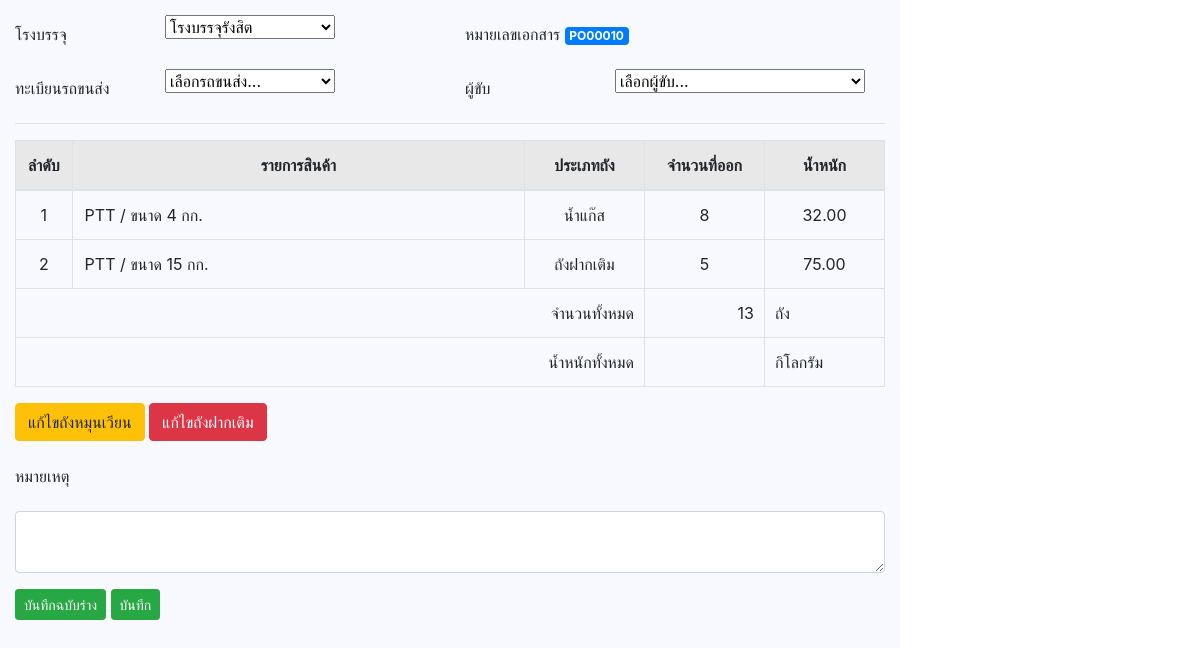
The app's page /draft/draftPO_old.php?id=PO00010 with its own data.
### tables this page shows
CREATE TABLE `tb_head_preorder`  (
  `head_po_id` int(11) NOT NULL AUTO_INCREMENT,
  `head_po_title` varchar(255) NULL DEFAULT NULL COMMENT 'หัวข้อ',
  `head_po_docnumber` varchar(255) NULL DEFAULT NULL COMMENT 'หมายเลขเอกสาร',
  `head_po_status` text NULL COMMENT 'สถานะ',
  `head_po_fillstation` varchar(255) NULL DEFAULT NULL COMMENT 'โรงบรรจุ',
  `head_po_comment` text NULL COMMENT 'หมายเหตุ',
  `head_po_round` int(1) NULL DEFAULT NULL COMMENT 'รอบ',
  `head_po_creator` varchar(255) NULL DEFAULT NULL COMMENT 'id ผู้สร้างเอกสาร',
  `head_po_stock_status` enum('Draft','Confirm','Cancel') NULL DEFAULT 'Draft' COMMENT 'สถานะการตัด stock\r\nDraft = ฉบับร่าง\r\nConfirm = ยืนยัน\r\nCancel = ยกเลิก',
  `head_po_docdate` timestamp(0) NULL DEFAULT NULL COMMENT 'วันที่บนเอกสาร',
  `head_po_carID` varchar(255) NULL DEFAULT NULL COMMENT 'id รถ',
  `head_po_driverID` varchar(255) NULL DEFAULT NULL COMMENT 'id คนชับรถ',
  `active_status` enum('Y','N') NULL DEFAULT 'Y' COMMENT 'สถานะการใช้งาน Y = ปกติ, N = ลบ',
  `created_at` timestamp(0) NULL DEFAULT current_timestamp(0) ON UPDATE CURRENT_TIMESTAMP(0),
  `updated_at` timestamp(0) NULL DEFAULT NULL,
  `deleted_at` timestamp(0) NULL DEFAULT NULL,
  PRIMARY KEY (`head_po_id`) USING BTREE
);

CREATE TABLE `tb_fillingplant`  (
  `FP_ID` varchar(255) NOT NULL,
  `FP_Name` varchar(255) NULL DEFAULT NULL COMMENT 'ชื่อโรงบรรจุ',
  `FP_StatusActive` enum('Y','N') NULL DEFAULT 'Y'
);

CREATE TABLE `tb_po_itemout`  (
  `po_itemOut_id` int(11) NOT NULL AUTO_INCREMENT,
  `po_itemOut_docNo` varchar(11) NULL DEFAULT NULL COMMENT 'เลขที่ใบ PO',
  `po_itemOut_CyBrand` varchar(20) NULL DEFAULT NULL COMMENT 'brand',
  `po_itemOut_CySize` varchar(5) NULL DEFAULT NULL COMMENT 'size',
  `po_itemOut_CySizeWeightID` varchar(255) NULL DEFAULT NULL COMMENT 'Size id จากตาราง items_gas_weightsize (weight_NoID)',
  `po_itemOut_CyAmount` varchar(10) NULL DEFAULT NULL COMMENT 'amount',
  `po_itemOut_type` enum('N','Adv') NULL DEFAULT 'N' COMMENT 'ประเภทถัง N = ปกติ, Adv = ฝากเติม',
  `created_at` timestamp(0) NOT NULL DEFAULT current_timestamp(0) ON UPDATE CURRENT_TIMESTAMP(0),
  `updated_at` timestamp(0) NULL DEFAULT NULL,
  PRIMARY KEY (`po_itemOut_id`) USING BTREE
);

CREATE TABLE `items_gas_weightsize`  (
  `weightSize_id` varchar(255) NULL DEFAULT NULL,
  `active_status` enum('Y','N') NULL DEFAULT NULL,
  `order_by_no` int(11) NULL DEFAULT NULL,
  `weight_NoID` varchar(11) NULL DEFAULT NULL,
  `wightSize` double NULL DEFAULT NULL COMMENT 'ขนาด'
);

### conn.php (called while the page is built, shortened)
<?php
    class DB_con {
        function __construct() {
            $conn = mysqli_connect(DB_HOST, DB_Username, DB_Password, DB_Name);
            $this->dbcon = $conn;
        }
        public function fetchdataFP()
        {
            $result = mysqli_query($this->dbcon, "SELECT * FROM tb_fillingplant WHERE FP_StatusActive = 'Y'");
            return $result;
        }
        public function editCylinderPO($POID)
        {
            $result = mysqli_query($this->dbcon, "SELECT * FROM tb_po_itemout
                                                    LEFT JOIN items_gas_weightsize ON tb_po_itemout.po_itemOut_CySizeWeightID = items_gas_weightsize.weight_NoID
                                                    WHERE tb_po_itemout.po_itemOut_docNo = '$POID'
                                                    ORDER BY po_itemOut_CyBrand ASC");
            return $result;
        }
        public function editPO($POID)
        {
            $result = mysqli_query($this->dbcon, "SELECT * FROM tb_head_preorder LEFT JOIN tb_head_po_receipt ON tb_head_preorder.head_po_docnumber = tb_head_po_receipt.head_pr_docnumber_po WHERE head_po_docnumber = '$POID'");
            return $result;
        }
        public function SumAmountItem($POID)
        {
            $result = mysqli_query($this->dbcon, "SELECT sum(po_itemOut_CyAmount) FROM tb_po_itemout WHERE po_itemOut_docNo = '$POID'");
            return $result;
        }
    }
?>

### function.php (called while the page is built, shortened)
<?php
function CylinderType($param)
{
    if ($param == 'N') {
        return 'น้ำแก๊ส';
    } elseif ($param == 'Adv') {
        return 'ถังฝากเติม';
    } else {
        return 'ไม่พบข้อมูล';
    }
}

### draft/draftPO_old.php (the view, shortened to what this page needs)
<!DOCTYPE html>
<html lang="en">
<head>
    <link rel="stylesheet" href="css/bootstrap.min.css">
    <link rel="stylesheet" href="../css/select2.min.css">
</head>
<body>
    <?php
    include_once('../conn.php');
    include('../function.php');
    $fetchdata          = new DB_con();
    $dataFP             = $fetchdata->fetchdataFP();
    $dataHeadDoc        = $fetchdata->editPO($_GET['id']);
    $row                = mysqli_fetch_array($dataHeadDoc);
    $itemPO             = $fetchdata->editCylinderPO($_GET['id']);
    $totalSum           = $fetchdata->SumAmountItem($_GET['id']);
    $totalItem          = mysqli_fetch_array($totalSum);
    ?>
    <section>
        <form action="" method="post">
            <div class="form-group row">
                <label class="col-sm-2 col-form-label">โรงบรรจุ</label>
                <div class="col-sm-4">
                    <select class="gas_filling js-example-basic-single" name="gas_filling" id="gas_filling" style="width: 170px;">
                        <?php foreach ($dataFP as $key => $value) { ?>
                            <option value="<?=$value['FP_ID']; ?>" <?=$row['head_po_fillstation'] == $value['FP_ID'] ? 'selected':'' ?>><?=$value['FP_Name']; ?></option>
                        <?php } ?>
                    </select>
                </div>
                <label class="col-sm-4 col-form-label">หมายเลขเอกสาร <span class="badge badge-primary badge-xl"><?=$_GET['id']?></span></label>
            </div>
            <div class="form-group row">
                <label class="col-sm-2 col-form-label">ทะเบียนรถขนส่ง</label>
                <div class="col-sm-4">
                    <select class="js-example-basic-single" name="car" id="" style="width: 170px;">
                        <option selected disabled>เลือกรถขนส่ง...</option>
                    </select>
                </div>
                <label class="col-sm-2 col-form-label">ผู้ขับ</label>
                <div class="col-sm-4">
                    <select class=" js-example-basic-single" name="driver" id="" style="width: 250px;">
                        <option selected disabled>เลือกผู้ขับ...</option>
                    </select>
                </div>
            </div>
            <hr>
            <table class="table table-bordered table-hover" style="width: 100%;">
                <thead>
                    <tr>
                        <th class="text-center" style="background-color: #e8e8e8;">ลำดับ</th>
                        <th class="text-center" style="background-color: #e8e8e8;">รายการสินค้า</th>
                        <th class="text-center" style="background-color: #e8e8e8;">ประเภทถัง</th>
                        <th class="text-center" style="background-color: #e8e8e8;">จำนวนที่ออก</th>
                        <th class="text-center" style="background-color: #e8e8e8;">น้ำหนัก</th>
                    </tr>
                </thead>
                <tbody>
                    <?php foreach ($itemPO as $key => $value) { ?>
                        <tr>
                            <td class="text-center text-middle" style="width: 50px;">
                                <?=$key+1?>
                            </td>
                            <td class="text-left text-middle"><?=$value['po_itemOut_CyBrand']?> / ขนาด <?=$value['po_itemOut_CySize']?> กก. </td>
                            <td class="text-center text-middle" style="width: 120px;">
                                <?=CylinderType($value['po_itemOut_type'])?>
                            </td>
                            <td class="text-center" style="width: 120px;">
                                <span id="qtyIn_<?=$value['po_itemOut_CyBrand']?>_<?=$value['weight_NoID']?>"><?=$value['po_itemOut_CyAmount']?></span>
                            </td>
                            <td class="text-center" style="width: 120px;">
                                <span>
                                    <?=number_format((float)$value['wightSize'] * $value['po_itemOut_CyAmount'], 2, '.', '')?>
                                </span>
                            </td>
                        </tr>
                    <?php } ?>
                </tbody>
                <tfoot>
                    <tr>
                        <td colspan="3" class="text-right" style="padding-right: 10px;" height="30">จำนวนทั้งหมด</td>
                        <td class="text-right" style="padding-right: 10px;">
                            <span id="totalitem_PR">
                                <?php echo ($totalItem != null ? $totalItem[0] : '');?>
                            </span>
                        </td>
                        <td class="text-left" style="padding-left: 10px;">ถัง</td>
                    </tr>
                    <tr>
                        <td colspan="3" class="text-right" style="padding-right: 10px;" height="30">น้ำหนักทั้งหมด</td>
                        <td><div class="totalWeight"></div></td>
                        <td class="text-left" style="padding-left: 10px;">กิโลกรัม</td>
                    </tr>
                </tfoot>
            </table>
            <button type="button" class="btn btn-warning" data-toggle="modal" data-target="#staticBackdrop">แก้ไขถังหมุนเวียน</button>
            <button type="button" class="btn btn-danger" data-toggle="modal" data-target="">แก้ไขถังฝากเติม</button>
            <div class="form-group row mt-3">
                <label class="col-sm-2 col-form-label ">หมายเหตุ</label>
            </div>
            <textarea name="" id="" cols="30" value="5" class="form-control"></textarea>
            <div class="form-group mt-3">
                <button class="btn btn-success btn-sm" type="button">บันทึกฉบับร่าง</button>
                <button class="btn btn-success btn-sm" type="button">บันทึก</button>
            </div>
        </form>
    </section>
</body>
</html>

### draft/draftPO_old.php (style rules this page uses)
section { padding: 15px; height: 978px; background-color: #f8f9fe; width: 900px; }
.text-middle { vertical-align: middle !important; }

### records on screen
tb_head_preorder: gas_filling "โรงบรรจุรังสิต"
tb_po_itemout: po_itemOut_CyBrand "PTT", po_itemOut_CySize "4", po_itemOut_type "น้ำแก๊ส", po_itemOut_CyAmount "8", (float)$value['wightSize']*$value['po_itemOut_CyAmount'] "32.00"
tb_po_itemout: po_itemOut_CyBrand "PTT", po_itemOut_CySize "15", po_itemOut_type "ถังฝากเติม", po_itemOut_CyAmount "5", (float)$value['wightSize']*$value['po_itemOut_CyAmount'] "75.00"

### other values on screen
$_GET['id'] "PO00010"
$totalItem[0] "13"
